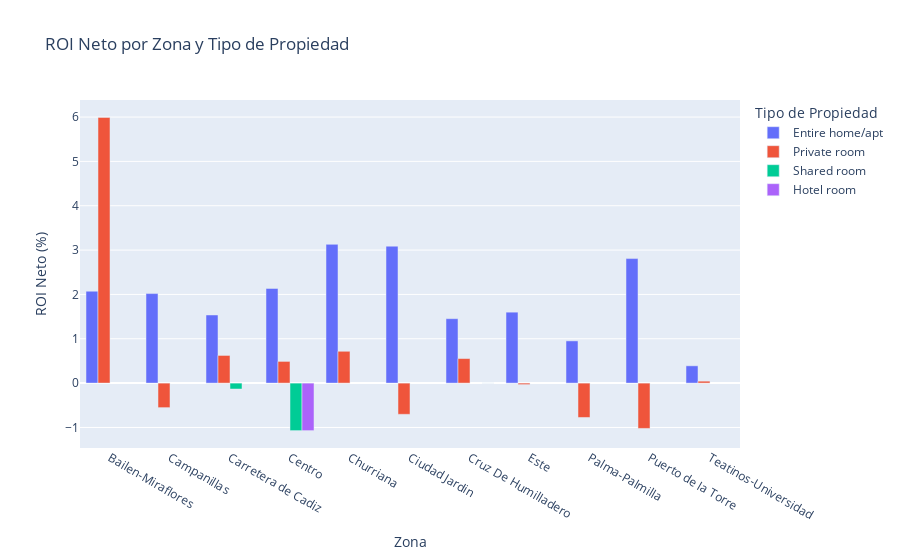

Source (notebook cell):
### Markdown cell above
### Gráfico Interactivo de ROI Neto por Tipo de Propiedad y Zona

**Objetivo**: Identificar qué tipo de propiedad (room_type) genera mayor ROI en cada zona.

Este gráfico interactivo combina ROI neto por tipo de propiedad y zona. Los usuarios pueden explorar los datos pasando el cursor sobre las barras y filtrando por tipo de propiedad. Esto mejora la claridad y la experiencia de usuario en comparación con los gráficos estáticos.

### Code cell
# Calcular el ROI neto promedio por zona y tipo de propiedad
roi_by_room_type = df.groupby(['neighbourhood', 'room_type'])['net_roi'].mean().reset_index()

# Gráfico interactivo de ROI NETO por zona y tipo de propiedad
fig = px.bar(
    roi_by_room_type,
    x='neighbourhood',
    y='net_roi',
    color='room_type',
    barmode='group',
    title="ROI Neto por Zona y Tipo de Propiedad",
    labels={'net_roi': 'ROI Neto (%)', 'neighbourhood': 'Zona', 'room_type': 'Tipo de Propiedad'}
)
fig.update_layout(
    xaxis_title="Zona",
    yaxis_title="ROI Neto (%)",
    legend_title="Tipo de Propiedad",
    bargap=0.2
)
fig.show()

### Figure 1 — Plotly figure (JSON) as saved in the notebook; plotly's stock layout.template omitted (floating-point values rounded to 4 significant figures)
{"data": [{"alignmentgroup": "True", "hovertemplate": "Tipo de Propiedad=Entire home/apt<br>Zona=%{x}<br>ROI Neto (%)=%{y}<extra></extra>", "legendgroup": "Entire home/apt", "marker": {"color": "#636efa", "pattern": {"shape": ""}}, "name": "Entire home/apt", "offsetgroup": "Entire home/apt", "orientation": "v", "showlegend": true, "textposition": "auto", "type": "bar", "x": ["Bailen-Miraflores", "Campanillas", "Carretera de Cadiz", "Centro", "Churriana", "Ciudad Jardin", "Cruz De Humilladero", "Este", "Palma-Palmilla", "Puerto de la Torre", "Teatinos-Universidad"], "xaxis": "x", "y": [2.073, 2.019, 1.537, 2.136, 3.13, 3.089, 1.453, 1.6, 0.9527, 2.809, 0.3905], "yaxis": "y"}, {"alignmentgroup": "True", "hovertemplate": "Tipo de Propiedad=Private room<br>Zona=%{x}<br>ROI Neto (%)=%{y}<extra></extra>", "legendgroup": "Private room", "marker": {"color": "#EF553B", "pattern": {"shape": ""}}, "name": "Private room", "offsetgroup": "Private room", "orientation": "v", "showlegend": true, "textposition": "auto", "type": "bar", "x": ["Bailen-Miraflores", "Campanillas", "Carretera de Cadiz", "Centro", "Churriana", "Ciudad Jardin", "Cruz De Humilladero", "Este", "Palma-Palmilla", "Puerto de la Torre", "Teatinos-Universidad"], "xaxis": "x", "y": [5.992, -0.5527, 0.6242, 0.4897, 0.7182, -0.7034, 0.554, -0.03292, -0.7745, -1.022, 0.04417], "yaxis": "y"}, {"alignmentgroup": "True", "hovertemplate": "Tipo de Propiedad=Shared room<br>Zona=%{x}<br>ROI Neto (%)=%{y}<extra></extra>", "legendgroup": "Shared room", "marker": {"color": "#00cc96", "pattern": {"shape": ""}}, "name": "Shared room", "offsetgroup": "Shared room", "orientation": "v", "showlegend": true, "textposition": "auto", "type": "bar", "x": ["Carretera de Cadiz", "Centro"], "xaxis": "x", "y": [-0.1332, -1.071], "yaxis": "y"}, {"alignmentgroup": "True", "hovertemplate": "Tipo de Propiedad=Hotel room<br>Zona=%{x}<br>ROI Neto (%)=%{y}<extra></extra>", "legendgroup": "Hotel room", "marker": {"color": "#ab63fa", "pattern": {"shape": ""}}, "name": "Hotel room", "offsetgroup": "Hotel room", "orientation": "v", "showlegend": true, "textposition": "auto", "type": "bar", "x": ["Centro", "Cruz De Humilladero"], "xaxis": "x", "y": [-1.071, 0.0], "yaxis": "y"}], "layout": {"bargap": 0.2, "barmode": "group", "legend": {"title": {"text": "Tipo de Propiedad"}, "tracegroupgap": 0}, "title": {"text": "ROI Neto por Zona y Tipo de Propiedad"}, "xaxis": {"anchor": "y", "domain": [0, 1], "title": {"text": "Zona"}}, "yaxis": {"anchor": "x", "domain": [0, 1], "title": {"text": "ROI Neto (%)"}}}}
